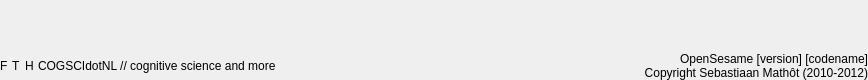
<?xml version="1.0" encoding="UTF-8"?>
<ui version="4.0">
 <class>widget_credits</class>
 <widget class="QWidget" name="widget_credits">
  <property name="geometry">
   <rect>
    <x>0</x>
    <y>0</y>
    <width>868</width>
    <height>80</height>
   </rect>
  </property>
  <property name="sizePolicy">
   <sizepolicy hsizetype="Preferred" vsizetype="MinimumExpanding">
    <horstretch>0</horstretch>
    <verstretch>0</verstretch>
   </sizepolicy>
  </property>
  <property name="windowTitle">
   <string>Form</string>
  </property>
  <layout class="QVBoxLayout" name="verticalLayout">
   <property name="margin">
    <number>0</number>
   </property>
   <item>
    <spacer name="verticalSpacer">
     <property name="orientation">
      <enum>Qt::Vertical</enum>
     </property>
     <property name="sizeHint" stdset="0">
      <size>
       <width>20</width>
       <height>40</height>
      </size>
     </property>
    </spacer>
   </item>
   <item>
    <widget class="QWidget" name="widget_container" native="true">
     <property name="sizePolicy">
      <sizepolicy hsizetype="Preferred" vsizetype="Fixed">
       <horstretch>0</horstretch>
       <verstretch>0</verstretch>
      </sizepolicy>
     </property>
     <layout class="QHBoxLayout" name="horizontalLayout">
      <property name="spacing">
       <number>0</number>
      </property>
      <property name="margin">
       <number>0</number>
      </property>
      <item>
       <widget class="QWidget" name="widget_credits_2" native="true">
        <layout class="QVBoxLayout" name="verticalLayout_3">
         <property name="spacing">
          <number>0</number>
         </property>
         <property name="margin">
          <number>0</number>
         </property>
         <item>
          <widget class="QWidget" name="widget_social" native="true">
           <layout class="QHBoxLayout" name="horizontalLayout_2">
            <property name="spacing">
             <number>4</number>
            </property>
            <property name="margin">
             <number>0</number>
            </property>
            <item>
             <widget class="QLabel" name="label_facebook">
              <property name="toolTip">
               <string>Visit Facebook page</string>
              </property>
              <property name="text">
               <string>F</string>
              </property>
             </widget>
            </item>
            <item>
             <widget class="QLabel" name="label_twitter">
              <property name="toolTip">
               <string>Visit Twitter page</string>
              </property>
              <property name="text">
               <string>T</string>
              </property>
             </widget>
            </item>
            <item>
             <widget class="QLabel" name="label_website">
              <property name="toolTip">
               <string>Visit cogsci.nl</string>
              </property>
              <property name="text">
               <string>H</string>
              </property>
             </widget>
            </item>
            <item>
             <widget class="QLabel" name="label_cogscinl">
              <property name="text">
               <string>&lt;html&gt;&lt;head/&gt;&lt;body&gt;&lt;p&gt;COGSCIdotNL // cognitive science and more&lt;/p&gt;&lt;/body&gt;&lt;/html&gt;</string>
              </property>
             </widget>
            </item>
            <item>
             <spacer name="horizontalSpacer_2">
              <property name="orientation">
               <enum>Qt::Horizontal</enum>
              </property>
              <property name="sizeHint" stdset="0">
               <size>
                <width>40</width>
                <height>20</height>
               </size>
              </property>
             </spacer>
            </item>
           </layout>
          </widget>
         </item>
        </layout>
       </widget>
      </item>
      <item>
       <spacer name="horizontalSpacer">
        <property name="orientation">
         <enum>Qt::Horizontal</enum>
        </property>
        <property name="sizeHint" stdset="0">
         <size>
          <width>40</width>
          <height>20</height>
         </size>
        </property>
       </spacer>
      </item>
      <item>
       <widget class="QLabel" name="label_opensesame">
        <property name="sizePolicy">
         <sizepolicy hsizetype="Preferred" vsizetype="Minimum">
          <horstretch>0</horstretch>
          <verstretch>0</verstretch>
         </sizepolicy>
        </property>
        <property name="text">
         <string>OpenSesame [version] [codename]
Copyright Sebastiaan Mathôt (2010-2012)</string>
        </property>
        <property name="alignment">
         <set>Qt::AlignBottom|Qt::AlignRight|Qt::AlignTrailing</set>
        </property>
       </widget>
      </item>
     </layout>
    </widget>
   </item>
  </layout>
 </widget>
 <resources/>
 <connections/>
</ui>
